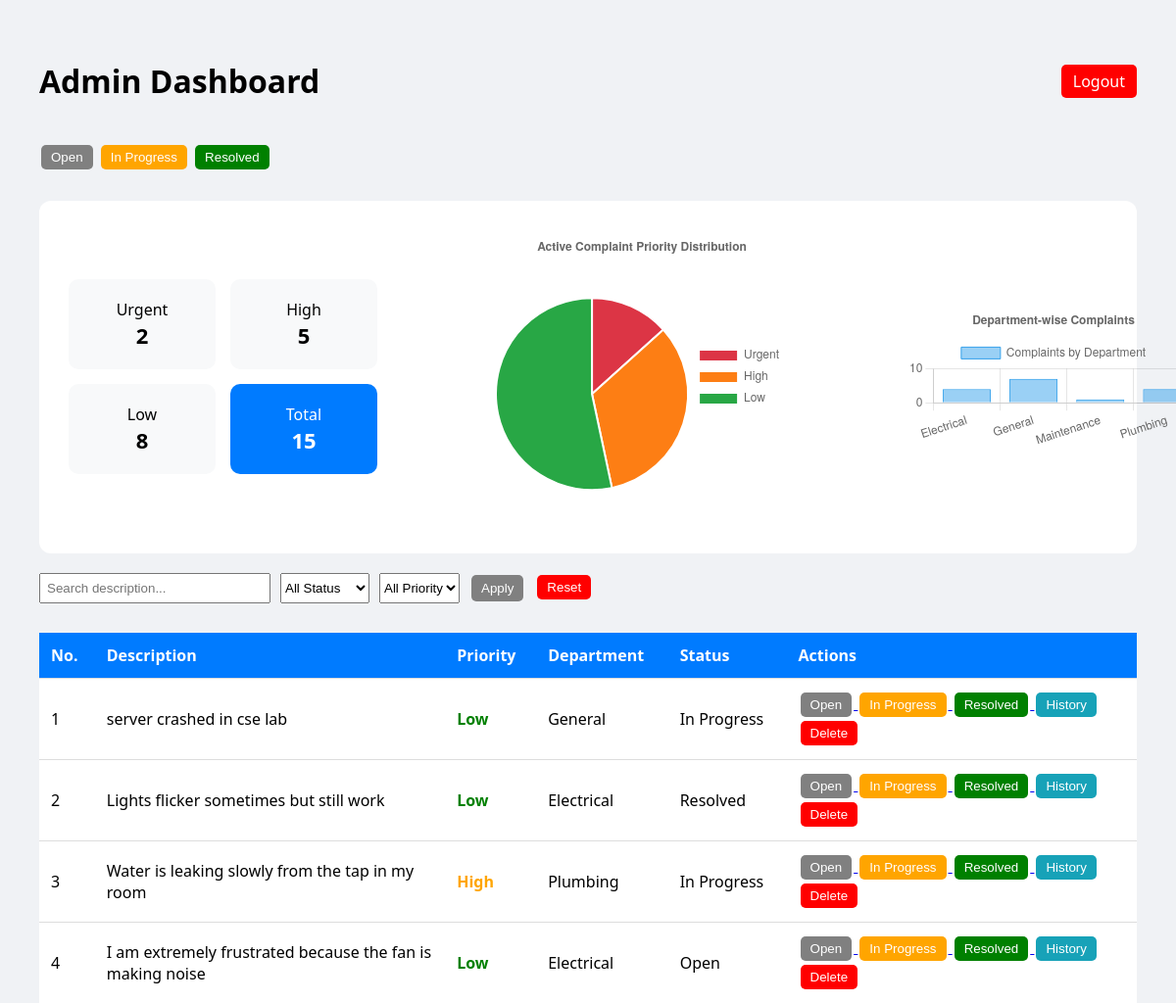
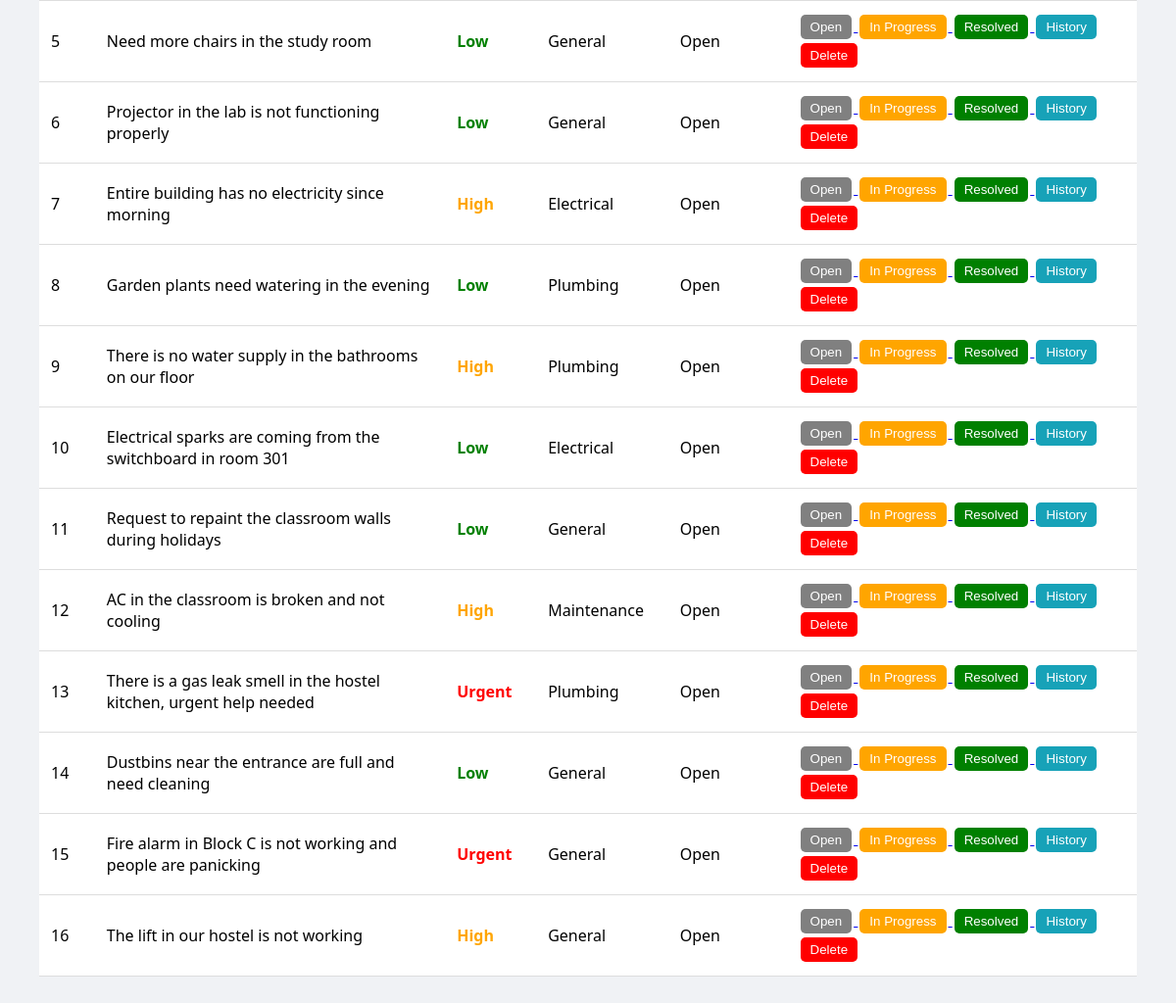
/admin (signed in), run on the app's committed database (2 pictures, top to bottom).
### tables this page shows
CREATE TABLE complaints (
            id INTEGER PRIMARY KEY AUTOINCREMENT,
            description TEXT NOT NULL,
            severity TEXT DEFAULT 'Low',
            status TEXT DEFAULT 'Open',
            department TEXT DEFAULT 'General',
            assigned_to TEXT,
            created_at TIMESTAMP DEFAULT CURRENT_TIMESTAMP
        );

### app.py (the view)
@app.route('/admin')
def admin_portal():
    if session.get('user_role') != 'admin':
        return redirect('/login')
    status = request.args.get('status')
    severity = request.args.get('severity')
    q = request.args.get('q')
    conn = get_db_connection()
    query = "SELECT * FROM complaints WHERE 1=1"
    params = []
    if status:
        query += " AND status = ?"
        params.append(status)
    if severity:
        query += " AND severity = ?"
        params.append(severity)
    if q:
        query += " AND description LIKE ?"
        params.append(f"%{q}%")
    query += " ORDER BY created_at DESC"
    complaints = conn.execute(query, params).fetchall()
    dept_data = conn.execute('''
        SELECT department, COUNT(*) as count
        FROM complaints
        GROUP BY department
    ''').fetchall()
    stats = conn.execute('''
        SELECT
            SUM(CASE WHEN severity = 'Urgent' THEN 1 ELSE 0 END) as urgent_count,
            SUM(CASE WHEN severity = 'High' THEN 1 ELSE 0 END) as high_count,
            SUM(CASE WHEN severity = 'Low' THEN 1 ELSE 0 END) as low_count,
            COUNT(*) as total_count
        FROM complaints
        WHERE status != 'Resolved'
    ''').fetchone()
    conn.close()
    return render_template(
        'admin.html',
        complaints=complaints,
        stats=stats,
        filters={
            "status": status,
            "severity": severity,
            "q": q
        },
        dept_data=dept_data   # 👈 NEW DATA FOR CHART
    )

### app.py (called while the page is built)
def get_db_connection():
    conn = sqlite3.connect(DB_FILE)
    conn.row_factory = sqlite3.Row
    return conn

### templates/admin.html (shortened to what this page needs)
<!DOCTYPE html>
<html>
<head>
</head>
<body>
<div class="header">
    <h1>Admin Dashboard</h1>
    <a href="/logout" class="logout">Logout</a>
</div>
<div style="margin-top: 20px;">
    <a href="/open"><button class="btn open">Open</button></a>
    <a href="/in-progress"><button class="btn progress">In Progress</button></a>
    <a href="/resolved"><button class="btn resolved">Resolved</button></a>
</div>
<div class="analytics">
    <div class="stats-grid">
        <div class="card">
            Urgent<br><b>{{ stats.urgent_count or 0 }}</b>
        </div>
        <div class="card">
            High<br><b>{{ stats.high_count or 0 }}</b>
        </div>
        <div class="card">
            Low<br><b>{{ stats.low_count or 0 }}</b>
        </div>
        <div class="card total-card">
            Total<br><b>{{ stats.total_count or 0 }}</b>
        </div>
    </div>
    <div style="width: 320px;">
        <canvas id="priorityChart"></canvas>
    </div>
    <div style="width: 400px; margin: 40px auto;">
    <canvas id="deptChart"></canvas>
</div>
</div>
<form method="GET" action="/admin" style="margin-top:20px; display:flex; gap:10px; flex-wrap:wrap;">
    <input type="text" name="q" placeholder="Search description..."
           value="{{ filters.q or '' }}"
           style="padding:6px; width:220px;">
    <select name="status">
        <option value="">All Status</option>
    </select>
    <select name="severity">
        <option value="">All Priority</option>
    </select>
    <button type="submit" class="btn open">Apply</button>
    <a href="/admin"><button type="button" class="btn delete">Reset</button></a>
</form>
<table>
    <tr>
        <th>No.</th>
        <th>Description</th>
        <th>Priority</th>
        <th>Department</th>
        <th>Status</th>
        <th>Actions</th>
    </tr>
    {% for c in complaints %}
    <tr>
        <td>{{ loop.index }}</td>
        <td>{{ c.description }}</td>
        <td class="
            {% if c.severity == 'Urgent' %}urgent
            {% elif c.severity == 'High' %}high
            {% else %}low
            {% endif %}
        ">
            {{ c.severity }}
        </td>
        <td>{{ c.department }}</td>
        <td>{{ c.status }}</td>
        <td>
            <a href="/update_status/{{ c.id }}/Open">
                <button class="btn open">Open</button>
            </a>
            <a href="/update_status/{{ c.id }}/In Progress">
                <button class="btn progress">In Progress</button>
            </a>
            <a href="/update_status/{{ c.id }}/Resolved">
                <button class="btn resolved">Resolved</button>
            </a>
            <a href="/history/{{ c.id }}">
                <button class="btn history">History</button>
            </a>
            <a href="/delete/{{ c.id }}" onclick="return confirm('Delete this complaint?')">
                <button class="btn delete">Delete</button>
            </a>
        </td>
    </tr>
    {% endfor %}
</table>
<script>
const ctx = document.getElementById('priorityChart').getContext('2d');
new Chart(ctx, {
    type: 'pie',
    data: {
        labels: ['Urgent', 'High', 'Low'],
        datasets: [{
            data: [
                {{ stats.urgent_count or 0 }},
                {{ stats.high_count or 0 }},
                {{ stats.low_count or 0 }}
            ],
            backgroundColor: [
                '#dc3545',
                '#fd7e14',
                '#28a745'
            ],
            borderWidth: 2
        }]
    },
    options: {
        responsive: true,
        plugins: {
            title: {
                display: true,
                text: 'Active Complaint Priority Distribution'
            },
            legend: {
                position: 'right'
            }
        }
    }
});
</script>
<script>
const deptCtx = document.getElementById('deptChart').getContext('2d');
new Chart(deptCtx, {
    type: 'bar',
    data: {
        labels: [
            {% for d in dept_data %}
                "{{ d.department }}",
            {% endfor %}
        ],
        datasets: [{
            label: 'Complaints by Department',
            data: [
                {% for d in dept_data %}
                    {{ d.count }},
                {% endfor %}
            ],
            borderWidth: 1
        }]
    },
    options: {
        responsive: true,
        plugins: {
            title: {
                display: true,
                text: 'Department-wise Complaints'
            }
        }
    }
});
</script>
</body>
</html>

### templates/admin.html (style rules this page uses)
body { font-family: 'Segoe UI'; background: #f0f2f5; margin: 40px; }
.header { display: flex; justify-content: space-between; align-items: center; }
.logout { background: red; color: white; padding: 6px 12px; text-decoration: none; border-radius: 5px; }
.analytics { margin-top: 30px; background: white; padding: 30px; border-radius: 12px; display: flex; justify-content: space-between; align-items: center; }
.stats-grid { display: grid; grid-template-columns: repeat(2, 150px); gap: 15px; }
.card { background: #f8f9fa; padding: 20px; border-radius: 10px; text-align: center; transition: 0.2s; }
.card b { font-size: 22px; }
.total-card { background: #007bff; color: white; }
table { width: 100%; border-collapse: collapse; background: white; margin-top: 30px; }
th, td { padding: 12px; border-bottom: 1px solid #ddd; text-align: left; max-width: 300px; word-wrap: break-word; }
th { background: #007bff; color: white; }
.urgent { color: red; font-weight: bold; }
.high { color: orange; font-weight: bold; }
.low { color: green; font-weight: bold; }
.btn { padding: 5px 10px; margin: 2px; border: none; border-radius: 5px; cursor: pointer; transition: 0.2s; }
.open { background: gray; color: white; }
.progress { background: orange; color: white; }
.resolved { background: green; color: white; }
.delete { background: red; color: white; }
.history { background: #17a2b8; color: white; }
.analytics { margin-top: 30px; background: white; padding: 30px; border-radius: 12px; display: flex; justify-content: space-between; align-items: center; gap: 120px; }

### data on the page
complaints: description "server crashed in cse lab", severity "Low", department "General", status "In Progress"
complaints: description "Lights flicker sometimes but still work", severity "Low", department "Electrical", status "Resolved"
complaints: description "Water is leaking slowly from the tap in my room", severity "High", department "Plumbing", status "In Progress"
complaints: description "I am extremely frustrated because the fan is making noise", severity "Low", department "Electrical", status "Open"
complaints: description "Need more chairs in the study room", severity "Low", department "General", status "Open"
complaints: description "Projector in the lab is not functioning properly", severity "Low", department "General", status "Open"
complaints: description "Entire building has no electricity since morning", severity "High", department "Electrical", status "Open"
complaints: description "Garden plants need watering in the evening", severity "Low", department "Plumbing", status "Open"
complaints: description "There is no water supply in the bathrooms on our floor", severity "High", department "Plumbing", status "Open"
complaints: description "Electrical sparks are coming from the switchboard in room 301", severity "Low", department "Electrical", status "Open"
complaints: description "Request to repaint the classroom walls during holidays", severity "Low", department "General", status "Open"
complaints: description "AC in the classroom is broken and not cooling", severity "High", department "Maintenance", status "Open"
complaints: description "There is a gas leak smell in the hostel kitchen, urgent help needed", severity "Urgent", department "Plumbing", status "Open"
complaints: description "Dustbins near the entrance are full and need cleaning", severity "Low", department "General", status "Open"
complaints: description "Fire alarm in Block C is not working and people are panicking", severity "Urgent", department "General", status "Open"
complaints: description "The lift in our hostel is not working", severity "High", department "General", status "Open"

### other printed values
{{ stats.urgent_count or 0 }} "2"
{{ stats.high_count or 0 }} "5"
{{ stats.low_count or 0 }} "8"
{{ stats.total_count or 0 }} "15"
chart data {{ stats.urgent_count or 0 }} 2
chart data {{ stats.high_count or 0 }} 5
chart data {{ stats.low_count or 0 }} 8
chart data {{ d.department }} Electrical, General, Maintenance, Plumbing
